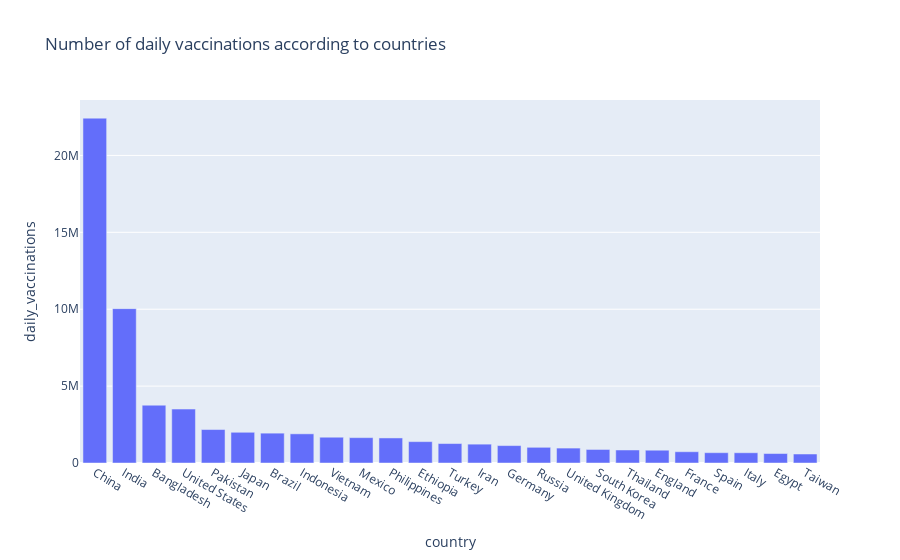

The code cell stored with this chart in its notebook:
### Code cell
data = new_df[['country','daily_vaccinations']].nlargest(25,'daily_vaccinations')
fig = px.bar(data, x = 'country',y = 'daily_vaccinations',title="Number of daily vaccinations according to countries")
fig.show()

### Figure 1 — Plotly figure (JSON) as saved in the notebook; plotly's stock layout.template omitted (floating-point values rounded to 4 significant figures)
{"data": [{"alignmentgroup": "True", "hovertemplate": "country=%{x}<br>daily_vaccinations=%{y}<extra></extra>", "legendgroup": "", "marker": {"color": "#636efa", "pattern": {"shape": ""}}, "name": "", "offsetgroup": "", "orientation": "v", "showlegend": false, "textposition": "auto", "type": "bar", "x": ["China", "India", "Bangladesh", "United States", "Pakistan", "Japan", "Brazil", "Indonesia", "Vietnam", "Mexico", "Philippines", "Ethiopia", "Turkey", "Iran", "Germany", "Russia", "United Kingdom", "South Korea", "Thailand", "England", "France", "Spain", "Italy", "Egypt", "Taiwan"], "xaxis": "x", "y": [22424286, 10037995, 3758404, 3506960, 2175773, 1997542, 1941268, 1897011, 1675471, 1648223, 1629125, 1389911, 1264431, 1225502, 1132105, 1020075, 970350, 880695, 846179, 831591, 733656, 670109, 665762, 615408, 585216], "yaxis": "y"}], "layout": {"barmode": "relative", "legend": {"tracegroupgap": 0}, "title": {"text": "Number of daily vaccinations according to countries"}, "xaxis": {"anchor": "y", "domain": [0, 1], "title": {"text": "country"}}, "yaxis": {"anchor": "x", "domain": [0, 1], "title": {"text": "daily_vaccinations"}}}}
